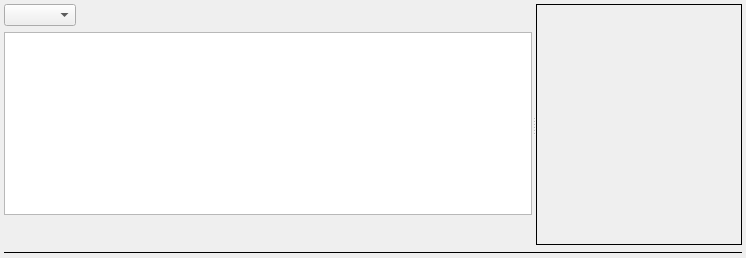
<?xml version="1.0" encoding="UTF-8"?>
<ui version="4.0">
 <class>StatsGenPlotWidget</class>
 <widget class="QWidget" name="StatsGenPlotWidget">
  <property name="geometry">
   <rect>
    <x>0</x>
    <y>0</y>
    <width>746</width>
    <height>258</height>
   </rect>
  </property>
  <property name="windowTitle">
   <string>Form</string>
  </property>
  <layout class="QVBoxLayout" name="verticalLayout">
   <property name="margin">
    <number>4</number>
   </property>
   <item>
    <widget class="QSplitter" name="splitter">
     <property name="frameShape">
      <enum>QFrame::NoFrame</enum>
     </property>
     <property name="orientation">
      <enum>Qt::Horizontal</enum>
     </property>
     <widget class="QWidget" name="layoutWidget">
      <layout class="QVBoxLayout" name="verticalLayout_3">
       <property name="sizeConstraint">
        <enum>QLayout::SetMinimumSize</enum>
       </property>
       <item>
        <layout class="QHBoxLayout" name="horizontalLayout">
         <item>
          <widget class="QComboBox" name="distributionTypeCombo"/>
         </item>
         <item>
          <spacer name="horizontalSpacer">
           <property name="orientation">
            <enum>Qt::Horizontal</enum>
           </property>
           <property name="sizeHint" stdset="0">
            <size>
             <width>40</width>
             <height>20</height>
            </size>
           </property>
          </spacer>
         </item>
        </layout>
       </item>
       <item>
        <widget class="QTableView" name="m_TableView">
         <property name="alternatingRowColors">
          <bool>true</bool>
         </property>
         <property name="selectionMode">
          <enum>QAbstractItemView::SingleSelection</enum>
         </property>
         <property name="selectionBehavior">
          <enum>QAbstractItemView::SelectItems</enum>
         </property>
         <property name="cornerButtonEnabled">
          <bool>false</bool>
         </property>
         <attribute name="horizontalHeaderDefaultSectionSize">
          <number>25</number>
         </attribute>
         <attribute name="horizontalHeaderHighlightSections">
          <bool>false</bool>
         </attribute>
         <attribute name="verticalHeaderVisible">
          <bool>false</bool>
         </attribute>
        </widget>
       </item>
       <item>
        <layout class="QHBoxLayout" name="horizontalLayout_2">
         <item>
          <widget class="QPushButton" name="addRowBtn">
           <property name="minimumSize">
            <size>
             <width>24</width>
             <height>24</height>
            </size>
           </property>
           <property name="maximumSize">
            <size>
             <width>24</width>
             <height>24</height>
            </size>
           </property>
           <property name="toolTip">
            <string>Add MDF Weight</string>
           </property>
           <property name="text">
            <string/>
           </property>
           <property name="icon">
            <iconset resource="../../../../Resources/icons/images/Icons.qrc">
             <normaloff>:/add2.png</normaloff>:/add2.png</iconset>
           </property>
           <property name="iconSize">
            <size>
             <width>24</width>
             <height>24</height>
            </size>
           </property>
           <property name="flat">
            <bool>true</bool>
           </property>
          </widget>
         </item>
         <item>
          <widget class="QPushButton" name="deleteRowBtn">
           <property name="sizePolicy">
            <sizepolicy hsizetype="Fixed" vsizetype="Fixed">
             <horstretch>0</horstretch>
             <verstretch>0</verstretch>
            </sizepolicy>
           </property>
           <property name="minimumSize">
            <size>
             <width>24</width>
             <height>24</height>
            </size>
           </property>
           <property name="maximumSize">
            <size>
             <width>24</width>
             <height>24</height>
            </size>
           </property>
           <property name="toolTip">
            <string>Remove MDF Weight</string>
           </property>
           <property name="text">
            <string/>
           </property>
           <property name="icon">
            <iconset resource="../../../../Resources/icons/images/Icons.qrc">
             <normaloff>:/delete2.png</normaloff>:/delete2.png</iconset>
           </property>
           <property name="iconSize">
            <size>
             <width>24</width>
             <height>24</height>
            </size>
           </property>
           <property name="flat">
            <bool>true</bool>
           </property>
          </widget>
         </item>
         <item>
          <spacer name="horizontalSpacer_2">
           <property name="orientation">
            <enum>Qt::Horizontal</enum>
           </property>
           <property name="sizeHint" stdset="0">
            <size>
             <width>40</width>
             <height>20</height>
            </size>
           </property>
          </spacer>
         </item>
        </layout>
       </item>
      </layout>
     </widget>
     <widget class="QwtPlot" name="m_PlotView">
      <property name="sizePolicy">
       <sizepolicy hsizetype="Maximum" vsizetype="MinimumExpanding">
        <horstretch>0</horstretch>
        <verstretch>0</verstretch>
       </sizepolicy>
      </property>
      <property name="minimumSize">
       <size>
        <width>0</width>
        <height>0</height>
       </size>
      </property>
      <property name="frameShape">
       <enum>QFrame::Box</enum>
      </property>
     </widget>
    </widget>
   </item>
   <item>
    <widget class="Line" name="line">
     <property name="frameShadow">
      <enum>QFrame::Plain</enum>
     </property>
     <property name="lineWidth">
      <number>1</number>
     </property>
     <property name="orientation">
      <enum>Qt::Horizontal</enum>
     </property>
    </widget>
   </item>
  </layout>
 </widget>
 <customwidgets>
  <customwidget>
   <class>QwtPlot</class>
   <extends>QFrame</extends>
   <header>qwt_plot.h</header>
   <container>1</container>
  </customwidget>
 </customwidgets>
 <resources>
  <include location="../../../../Resources/icons/images/Icons.qrc"/>
 </resources>
 <connections/>
</ui>
